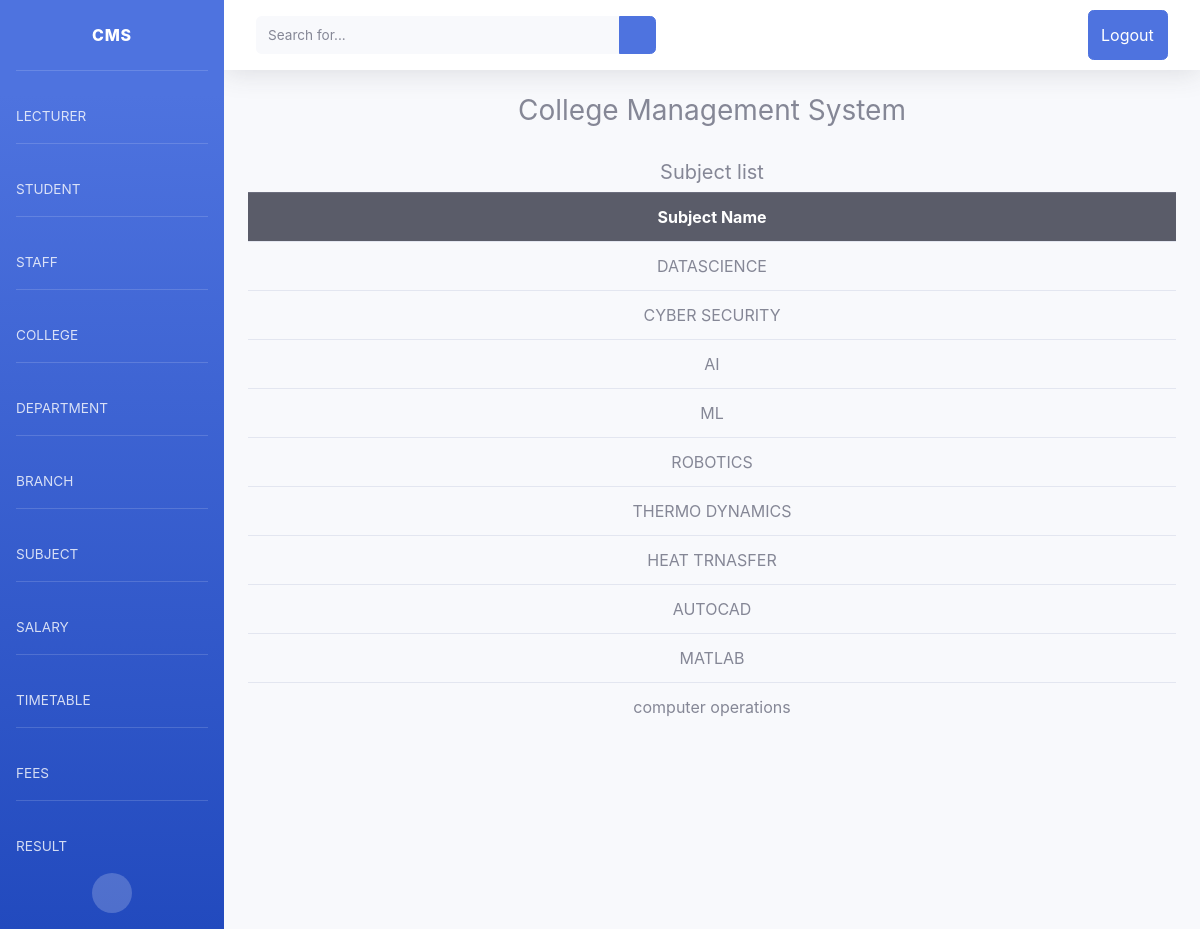
The app's page /Subjectlist/ (signed in) with its own data.
### cmsapp/models.py (models this page shows, shortened)
class Subject(models.Model):
    sub_name = models.CharField(max_length=20)

### cmsapp/decorator.py (the view)
    def _inner(request, *args, **kwargs):
        if not request.user.is_admin:
            raise PermissionDenied
        return function(request, *args, **kwargs)

### cmsapp/decorator.py (called while the page is built)
def admin_only(function):
    def _inner(request, *args, **kwargs):
        if not request.user.is_admin:
            raise PermissionDenied
        return function(request, *args, **kwargs)
    return _inner

### cmsapp/views.py (called while the page is built)
@admin_only
def Subjlist(request):
    subjlist = Subject.objects.all()
    context={'subjlist':subjlist}
    return render(request,'subject/subjectlist.html',context)

### templates/subject/subjectlist.html
{% extends 'registration/home.html' %}
{% block content %}
{% if user.is_admin %}
<h5 class='text-center fw-bold'>Subject list</h5>
<div class="container">
    <table class="table table-hover">
    <tbody class="table table-striped table-hover">
      <tr class="thead-dark text-center">
          <th>Subject Name</th>
      </tr>
{% for data in subjlist %}
        <tr class="text-center">
    <td>{{data.sub_name}}</td>
        </tr>
  {% endfor %}
    </tbody>
  </table>
    </div>
{% else %}
<h5>Enter Login Details</h5>
{% endif %}
{% endblock %}

### templates/registration/home.html (style rules this page uses)
body { font-family: 'Roboto', sans-serif; }

### records on screen
Subject: sub_name "DATASCIENCE"
Subject: sub_name "CYBER SECURITY"
Subject: sub_name "AI"
Subject: sub_name "ML"
Subject: sub_name "ROBOTICS"
Subject: sub_name "THERMO DYNAMICS"
Subject: sub_name "HEAT TRNASFER"
Subject: sub_name "AUTOCAD"
Subject: sub_name "MATLAB"
Subject: sub_name "computer operations"
